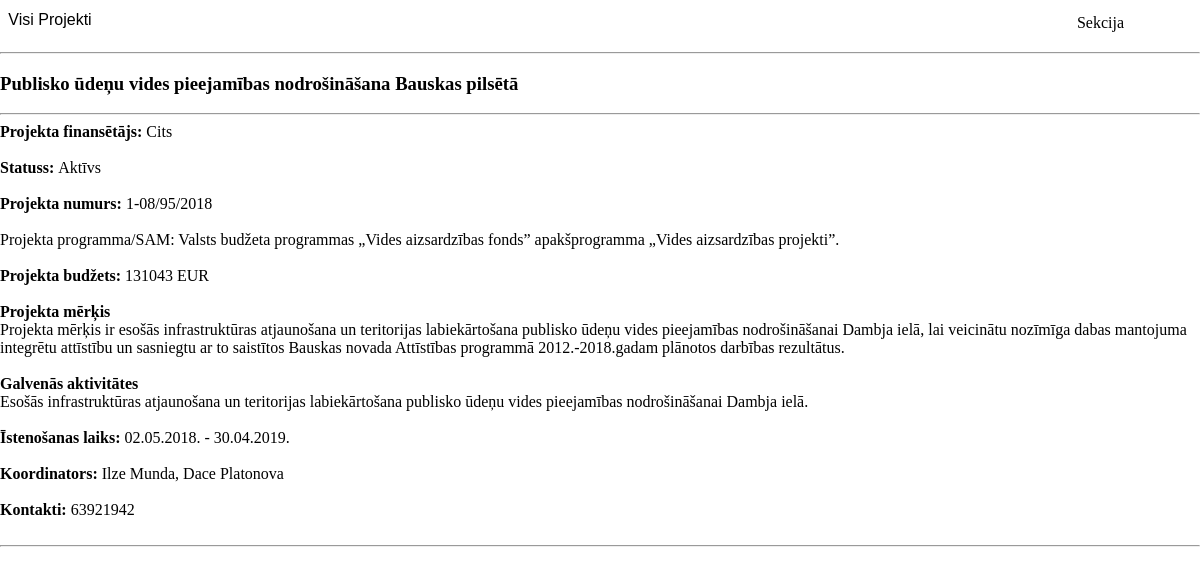
Screenshot of /individualAbout.php?id=10 with the database file from the repository.
### tables this page shows
CREATE TABLE IF NOT EXISTS `projekti` (
  `ID` int(11) NOT NULL AUTO_INCREMENT,
  `Name` text NOT NULL,
  `Financer` text NOT NULL,
  `Status` text NOT NULL,
  `Number` text,
  `SAM` text,
  `Budget` bigint(11) DEFAULT NULL,
  `Purpose` text,
  `Activities` text,
  `StartDate` date DEFAULT NULL,
  `FinishDate` date DEFAULT NULL,
  `CoordinatorName` text,
  `CoordinatorContacts` text,
  `BudgetSpent` bigint(11) DEFAULT '0',
  `Entry` datetime NOT NULL DEFAULT CURRENT_TIMESTAMP,
  PRIMARY KEY (`ID`),
  KEY `ID` (`ID`)
);

### functions/function.php (called while the page is built, shortened)
<?php
  require_once "connect.php";
  function getProjects($id) {
    global $mysqli;
    if($id){
      $query = "SELECT * FROM projekti WHERE ID = ".$id;
    } else {
      $query = "SELECT * FROM projekti";
    }
    $result = mysqli_query($mysqli, $query);
    if(!$id){
      return resultToArray($result);
    }else{
      return mysqli_fetch_assoc($result);
    };
  };
 ?>

### individualAbout.php (the view, shortened to what this page needs)
<!DOCTYPE html>
<html lang="lv" dir="ltr">
  <head>
  <link href="css/buttons.css" rel="stylesheet">
    <?php
      require_once "functions/function.php";
      $projects = getProjects($_GET['id']);
      require_once "blocks/head.php";
     ?>
     <?php
      function intToMoney($amount){
      $money = floatval($amount) / 100;
      return $money;
      }
    ?>
  </head>
  <body>
    <a class="back-button" href="index.php"><span>Visi Projekti</span></a>
    <div class='dropdown'>
      <button class='dropbtn'>
        Sekcija
      </button>
    </div>
      <hr>
      <section class='b-content'>
      <div class='wrap'>
      <article class='b-article'>
      <h1 class='header-1'>
      <?php echo $projects["Name"]; ?>
      </h1>
      <hr>
      <div class='tr-details'>
      <b>Projekta finansētājs: </b>
      <?php echo $projects["Financer"]; ?>
      <br><br>
      <b>Statuss: </b>
      <?php echo $projects["Status"]; ?>
      <br><br>
      <b>Projekta numurs: </b>
      <?php echo $projects["Number"]; ?>
      <br><br>
      Projekta programma/SAM: </b>
      <?php echo $projects["SAM"]; ?>
      <br><br>
      <b>Projekta budžets: </b>
      <?php echo
      intToMoney($projects["Budget"]); ?>
      EUR <br><br>
      <b>Projekta mērķis</b> <br>
      <?php echo $projects["Purpose"]; ?>
      <br><br>
      <b>Galvenās aktivitātes</b> <br>
      <?php echo $projects["Activities"]; ?>
      <br><br>
      <b>Īstenošanas laiks: </b>
      <?php echo date("d.m.Y.", strtotime($projects["StartDate"])), " - ", date("d.m.Y.", strtotime($projects["FinishDate"])); ?>
      <br><br>
      <b>Koordinators: </b>
      <?php echo $projects["CoordinatorName"]; ?>
      <br><br>
      <b>Kontakti: </b>
      <?php echo $projects["CoordinatorContacts"]; ?>
      <br><br>
      </div>
      <hr>
      </article>
      </div>
     </section>
  </body>
</html>

### css/buttons.css (style rules this page uses)
.dropdown { float: right; overflow: hidden; margin-right: 5%; }
.dropdown .dropbtn { font-size: 16px; border: none; outline: none; color: black; padding: 14px 16px; background-color: inherit; font-family: inherit; margin: 0; }
.back-button { position:relative; display:inline-block; width:100px; height:40px; background-color:#ffffff; line-height:39px; font-family:'arial'; text-align:center; text-decoration:none; cursor: pointer; border-radius: 4px; overflow:hidden; font-size: 16px; color: black; }
.back-button:after { position:absolute; display:block; content:""; width:100%; height:1px; background-color:#42b883; transform:scale3d(0,1,1); transform-origin:left; transition:transform .3s; }

### css/style.css (style rules this page uses)
body { margin: 0px; }
.dropdown { float: right; overflow: hidden; }
.dropdown .dropbtn { font-size: 16px; border: none; outline: none; color: black; padding: 14px 16px; background-color: inherit; font-family: inherit; margin: 0; }

### rows the page displays
projekti: Name "Publisko ūdeņu vides pieejamības nodrošināšana Bauskas pilsētā", Financer "Cits", Status "Aktīvs", Number "1-08/95/2018", SAM "Valsts budžeta programmas „Vides aizsardzības fonds” apakšprogramma „Vides aizsardzības projekti”.", Budget "131043", Purpose "Projekta mērķis ir esošās infrastruktūras atjaunošana un teritorijas labiekārtošana publisko ūdeņu vides pieejamības nodrošināšanai Dambja ielā, lai veicinātu nozīmīga dabas mantojuma integrētu attīstību un sasniegtu ar to saistītos Bauskas novada Attīstības programmā 2012.-2018.gadam plānotos darbības rezultātus.", Activities "Esošās infrastruktūras atjaunošana un teritorijas labiekārtošana publisko ūdeņu vides pieejamības nodrošināšanai Dambja ielā.", StartDate "02.05.2018.", FinishDate "30.04.2019.", CoordinatorName "Ilze Munda, Dace Platonova", CoordinatorContacts "63921942"
